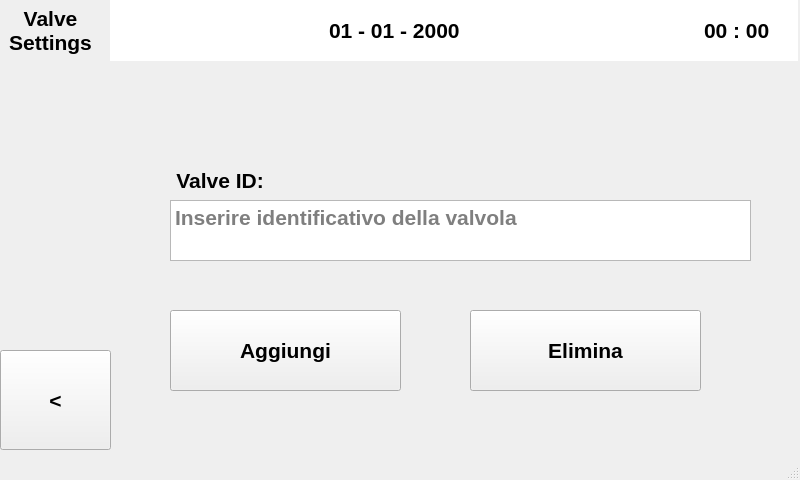
<?xml version="1.0" encoding="UTF-8"?>
<ui version="4.0">
 <class>AddRoomSensorWindow</class>
 <widget class="QMainWindow" name="AddRoomSensorWindow">
  <property name="geometry">
   <rect>
    <x>0</x>
    <y>0</y>
    <width>800</width>
    <height>480</height>
   </rect>
  </property>
  <property name="font">
   <font>
    <pointsize>10</pointsize>
   </font>
  </property>
  <property name="windowTitle">
   <string>MainWindow</string>
  </property>
  <widget class="QWidget" name="centralwidget">
   <widget class="QTimeEdit" name="timeEdit">
    <property name="geometry">
     <rect>
      <x>677</x>
      <y>0</y>
      <width>121</width>
      <height>61</height>
     </rect>
    </property>
    <property name="font">
     <font>
      <pointsize>16</pointsize>
      <weight>75</weight>
      <bold>true</bold>
      <kerning>true</kerning>
     </font>
    </property>
    <property name="wrapping">
     <bool>false</bool>
    </property>
    <property name="frame">
     <bool>false</bool>
    </property>
    <property name="alignment">
     <set>Qt::AlignCenter</set>
    </property>
    <property name="readOnly">
     <bool>true</bool>
    </property>
    <property name="buttonSymbols">
     <enum>QAbstractSpinBox::NoButtons</enum>
    </property>
    <property name="displayFormat">
     <string>HH : mm</string>
    </property>
   </widget>
   <widget class="QDateEdit" name="dateEdit">
    <property name="geometry">
     <rect>
      <x>110</x>
      <y>0</y>
      <width>571</width>
      <height>61</height>
     </rect>
    </property>
    <property name="font">
     <font>
      <pointsize>16</pointsize>
      <weight>75</weight>
      <bold>true</bold>
      <kerning>true</kerning>
     </font>
    </property>
    <property name="inputMethodHints">
     <set>Qt::ImhDate</set>
    </property>
    <property name="wrapping">
     <bool>false</bool>
    </property>
    <property name="frame">
     <bool>false</bool>
    </property>
    <property name="alignment">
     <set>Qt::AlignCenter</set>
    </property>
    <property name="readOnly">
     <bool>true</bool>
    </property>
    <property name="buttonSymbols">
     <enum>QAbstractSpinBox::NoButtons</enum>
    </property>
    <property name="displayFormat">
     <string>dd - MM - yyyy</string>
    </property>
   </widget>
   <widget class="QPushButton" name="PB_goBack">
    <property name="geometry">
     <rect>
      <x>0</x>
      <y>350</y>
      <width>111</width>
      <height>100</height>
     </rect>
    </property>
    <property name="font">
     <font>
      <pointsize>16</pointsize>
      <weight>75</weight>
      <bold>true</bold>
     </font>
    </property>
    <property name="text">
     <string>&lt;</string>
    </property>
   </widget>
   <widget class="QPlainTextEdit" name="PT_sensor">
    <property name="geometry">
     <rect>
      <x>170</x>
      <y>200</y>
      <width>581</width>
      <height>61</height>
     </rect>
    </property>
    <property name="font">
     <font>
      <pointsize>16</pointsize>
      <weight>75</weight>
      <bold>true</bold>
     </font>
    </property>
    <property name="verticalScrollBarPolicy">
     <enum>Qt::ScrollBarAlwaysOff</enum>
    </property>
    <property name="sizeAdjustPolicy">
     <enum>QAbstractScrollArea::AdjustIgnored</enum>
    </property>
    <property name="overwriteMode">
     <bool>true</bool>
    </property>
    <property name="placeholderText">
     <string>Inserire identificativo della valvola</string>
    </property>
   </widget>
   <widget class="QLabel" name="label_ValveSettings">
    <property name="geometry">
     <rect>
      <x>-10</x>
      <y>0</y>
      <width>121</width>
      <height>61</height>
     </rect>
    </property>
    <property name="font">
     <font>
      <pointsize>16</pointsize>
      <weight>75</weight>
      <bold>true</bold>
     </font>
    </property>
    <property name="text">
     <string>Valve
Settings</string>
    </property>
    <property name="alignment">
     <set>Qt::AlignCenter</set>
    </property>
   </widget>
   <widget class="QLabel" name="label_ValveID">
    <property name="geometry">
     <rect>
      <x>150</x>
      <y>150</y>
      <width>140</width>
      <height>61</height>
     </rect>
    </property>
    <property name="font">
     <font>
      <pointsize>16</pointsize>
      <weight>75</weight>
      <bold>true</bold>
     </font>
    </property>
    <property name="text">
     <string>Valve ID:</string>
    </property>
    <property name="alignment">
     <set>Qt::AlignCenter</set>
    </property>
   </widget>
   <widget class="QPushButton" name="PB_connectValve">
    <property name="geometry">
     <rect>
      <x>170</x>
      <y>310</y>
      <width>231</width>
      <height>81</height>
     </rect>
    </property>
    <property name="font">
     <font>
      <pointsize>16</pointsize>
      <weight>75</weight>
      <bold>true</bold>
     </font>
    </property>
    <property name="text">
     <string>Aggiungi</string>
    </property>
   </widget>
   <widget class="QLabel" name="label_ValveName">
    <property name="geometry">
     <rect>
      <x>210</x>
      <y>90</y>
      <width>361</width>
      <height>61</height>
     </rect>
    </property>
    <property name="font">
     <font>
      <pointsize>16</pointsize>
      <weight>75</weight>
      <bold>true</bold>
     </font>
    </property>
    <property name="text">
     <string>&lt;Room Name Here&gt;</string>
    </property>
    <property name="alignment">
     <set>Qt::AlignCenter</set>
    </property>
   </widget>
   <widget class="QPushButton" name="PB_deleteValve">
    <property name="geometry">
     <rect>
      <x>470</x>
      <y>310</y>
      <width>231</width>
      <height>81</height>
     </rect>
    </property>
    <property name="font">
     <font>
      <pointsize>16</pointsize>
      <weight>75</weight>
      <bold>true</bold>
     </font>
    </property>
    <property name="text">
     <string>Elimina</string>
    </property>
   </widget>
  </widget>
  <widget class="QStatusBar" name="statusbar"/>
 </widget>
 <resources/>
 <connections/>
</ui>
